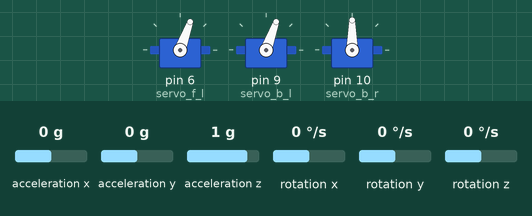
Recording of a sketch running on a simulated Arduino Uno, built with avr-gcc and run on an emulated ATmega328P. Shown: 3 × servo. Inputs (shaded band) come from the test bench; at power-on: acceleration x 0 g, acceleration y 0 g, acceleration z 1 g, rotation x 0 °/s, rotation y 0 °/s, rotation z 0 °/s. What the sketch prints to the serial monitor is not drawn.

Above: at 0.05 s.
At 5.5 s:
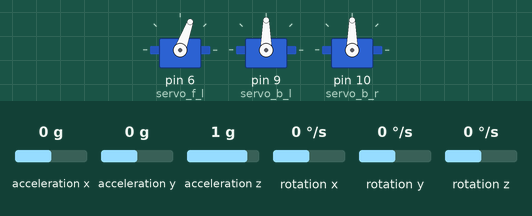
At 11.0 s:
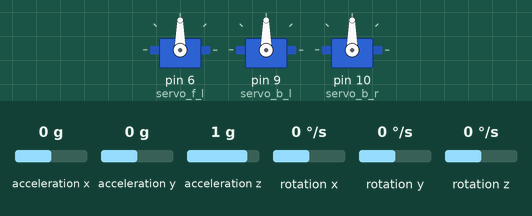
Timing chart, 0 to 14.3 s (numbered marks = the images above):
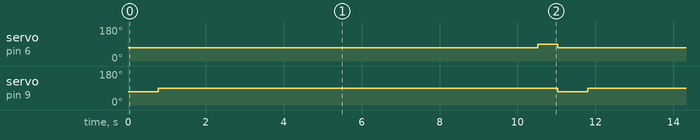

Measured:
- by itself, servo on pin 6 (servo_f_l): alternates 90° for 0.51 s and 70° for 10.5 s
- by itself, servo on pin 9 (servo_b_l): alternates 90° for 10.3 s and 70° for 0.77 s

The sketch:

main.ino
```cpp
#include <Servo.h>
#include <Wire.h>
#include <MPU6050.h>

#define MAX_MOVE_DELAY 600 // Время для максимального хода
#define MAX_PWM 70
#define START_PWM  90
#define MIN_PWM 110
#define STOP_PWM 90


int *state; // Храним значения

Servo servo_f_l; //1
Servo servo_b_l; //2
Servo servo_b_r; //3
Servo servo_f_r;//4

int count_servo = 4;
int img[4] = {0, 0, 0, 0} ;// должен быть динамическим
MPU6050 mpu;


void setup() {
  Serial.begin(115200);


  Serial.println("Initialize MPU6050");

  while (!mpu.begin(MPU6050_SCALE_250DPS, MPU6050_RANGE_2G))
  {
    Serial.println("Could not find a valid MPU6050 sensor, check wiring!");
    delay(500);
  }


  for (int i = 0; i < count_servo; i++) { // ОТключаем все сервы че бы не жужали
    stop_servo(i);
  }

  state = new int[count_servo];
  for (int i = 0; i < count_servo; i++) {
    state[i] = 0;
  }

}


inline int* calculate_directions(int input[]) {
  int directions[count_servo];

  for (int i = 0; i < count_servo; i++) {
    int difference = input[i] - state[i];

    directions[i] = map(abs(difference), 0, 100, 0, MAX_MOVE_DELAY);


    if (difference < 0) {
      directions[i] = -directions[i];
    }
    Serial.print("Вывод функции ");
    Serial.println(directions[i]);
  }
  return directions;
}


inline void move_servo(int servo_id, bool is_to_down) {
  int pwm = (is_to_down) ? MIN_PWM : MAX_PWM;


  switch (servo_id) {
    case 0:
      servo_f_l.attach(6);
      servo_f_l.write(pwm);

      break;
    case 1:
      servo_b_l.attach(9);
      servo_b_l.write(pwm);
      break;
    case 2:
      servo_b_r.attach(10);
      servo_b_r.write(pwm);
      break;
    case 3:
      servo_f_r.attach(11);//
      servo_f_r.write(pwm);
      break;

  }

}


inline void stop_servo(int servo_id) {
  switch (servo_id) {
    case 0:
      servo_f_l.write(STOP_PWM);
      servo_f_l.detach();
      break;
    case 1:
      servo_b_l.write(STOP_PWM);
      servo_b_l.detach();
      break;
    case 2:
      servo_b_r.write(STOP_PWM);
      servo_b_r.detach();
      break;
    case 3:
      servo_f_r.write(STOP_PWM);
      servo_f_r.detach();//
      break;


  }
}


inline int get_max(int directions[]) {
  int result = directions[0];
  for (int i = 0; i < count_servo; i++) {
    int val = abs(directions[i]);
    result = (val > result) ? val : result;
  }
  return result;
}


void move_platform(int directions[]) {
  unsigned long start_time = millis();
  unsigned long end_time = millis() + get_max(directions) + 10;

  for (int i = 0; i < count_servo; i++) {
    int elem = directions[i];
    bool is_to_down = (elem < 0);
    if ( elem != 0 ) {
      move_servo(i, is_to_down);
    }
  }

  while (millis() < end_time) {
    for (int i = 0; i < count_servo; i++) {
      int rotate_time = abs(directions[i]);
      if (millis() > start_time + rotate_time) {
        stop_servo(i);
      }
    }
  }

  for (int i = 0; i < count_servo; i++) {
    stop_servo(i);
  }

}


void loop() {

  // Read normalized values
  Vector normAccel = mpu.readNormalizeAccel();

  // Calculate Pitch & Roll
  int pitch = -(atan2(normAccel.XAxis, sqrt(normAccel.YAxis * normAccel.YAxis + normAccel.ZAxis * normAccel.ZAxis)) * 180.0) / M_PI;
  int roll = (atan2(normAccel.YAxis, normAccel.ZAxis) * 180.0) / M_PI;


  Serial.print("TRUE ROLL is - ");
  Serial.println(roll);
 int step_size = 10;
 int  trash = 4;

 if (roll>trash || roll < -trash){//Если roll не попадает под параметры тогда принимаем меры
  if (roll<-trash){
    img[0] =  (state[0] + step_size  <= 101) ? state[0]+step_size : 101 ;
    img[1] = (state[1] + step_size  <= 101) ? state[1]+step_size : 101 ;
    img[2] = (state[2] - step_size  >= 1) ? state[2]-step_size : 1 ;
    img[3] = (state[3] - step_size  >= 1) ? state[3]-step_size : 1 ;

  }
  if (roll > trash){
    img[2] = (state[2] + step_size  <= 101) ? state[2]+step_size : 101 ;
    img[3] = (state[3] + step_size  <= 101) ? state[3]+step_size : 101 ;
    img[0] = (state[0] - step_size  >= 1) ? state[0]-step_size : 1 ;
    img[1] = (state[1] - step_size  >= 1) ? state[1]-step_size : 1 ;
  }

 }

 if (pitch>trash || pitch < -trash){
  if (pitch<-trash){
    img[1] =  (state[1] + step_size  <= 101) ? state[1]+step_size : 101 ;// 0 и 3 я опускаю а 2 и 1 поднимаю
    img[2] = (state[2] + step_size  <= 101) ? state[2]+step_size : 101 ;
    img[3] = (state[3] - step_size  >= 1) ? state[3]-step_size : 1 ;
    img[0] = (state[0] - step_size  >= 1) ? state[0]-step_size : 1 ;

  }

  if (pitch > trash){
    img[0] = (state[0] + step_size  <= 101) ? state[0]+step_size : 101 ;//1  и 2 опускаю а 0 и 3 поднимаю
    img[3] = (state[3] + step_size  <= 101) ? state[3]+step_size : 101 ;
    img[1] = (state[1] - step_size  >= 1) ? state[1]-step_size : 1 ;
    img[2] = (state[2] - step_size  >= 1) ? state[2]-step_size : 1 ;
  }


  }


  int *computed_array = calculate_directions(img);
  int copy_array[4];


  for (int i = 0; i < count_servo; i++) { //Это для проверки того что рассчитывает функция
    Serial.println (copy_array[i]);
    //  	Serial.print(": ");
    //  	Serial.println(*(computed_array + i));

  }
//  Serial.println("Computed array");

  for (int i = 0; i < count_servo; i++) {// Здесь мы запоминаем состояние
    state[i] = img[i];

  }

    move_platform(copy_array);
  delay(500);
}
```
